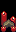

Below is a game level as drawn by its tile map, then a one-line description and the .tmx file that defines it, in full:
An orthogonal 1x2 tile map with 16x16 px tiles, 5 tile layers (Back, Back2, Buildings, Front, ...), 1 hidden layer not drawn and 1 object (TileData).

<map version="1.8" tiledversion="1.8.5" orientation="orthogonal" renderorder="right-down" width="1" height="2" tilewidth="16" tileheight="16" infinite="0" nextlayerid="17" nextobjectid="12">
 <properties>
  <property name="Outdoors" value="T" />
  <property name="Warp" value="59 62 EastScarp_Village 73 1 60 62 EastScarp_Village 74 1 61 62 EastScarp_Village 75 1" />
 </properties>
 <tileset firstgid="1" name="Desty_Hector_Tilesheet" tilewidth="16" tileheight="16" tilecount="420" columns="15">
  <image source="Desty_Hector_Tilesheet.png" width="240" height="448" />
 </tileset>
 <layer id="1" name="Back" width="1" height="2">
  <data encoding="csv">
0,
0
</data>
 </layer>
 <layer id="15" name="Back2" width="1" height="2">
  <data encoding="csv">
0,
0
</data>
 </layer>
 <objectgroup id="2" name="Back" />
 <layer id="3" name="Buildings" width="1" height="2">
  <data encoding="csv">
0,
284
</data>
 </layer>
 <objectgroup id="16" name="Buildings">
  <object id="8" name="TileData" x="0" y="16" width="16" height="16">
   <properties>
    <property name="Action" value="DropBox DruidAltarSummer" />
   </properties>
  </object>
 </objectgroup>
 <layer id="5" name="Paths" width="1" height="2" visible="0">
  <data encoding="csv">
0,
0
</data>
 </layer>
 <objectgroup id="6" name="Paths" />
 <layer id="7" name="Front" width="1" height="2">
  <data encoding="csv">
269,
0
</data>
 </layer>
 <objectgroup id="8" name="Front" />
 <layer id="9" name="AlwaysFront" width="1" height="2">
  <data encoding="csv">
0,
0
</data>
 </layer>
 <objectgroup id="10" name="AlwaysFront" />
</map>
